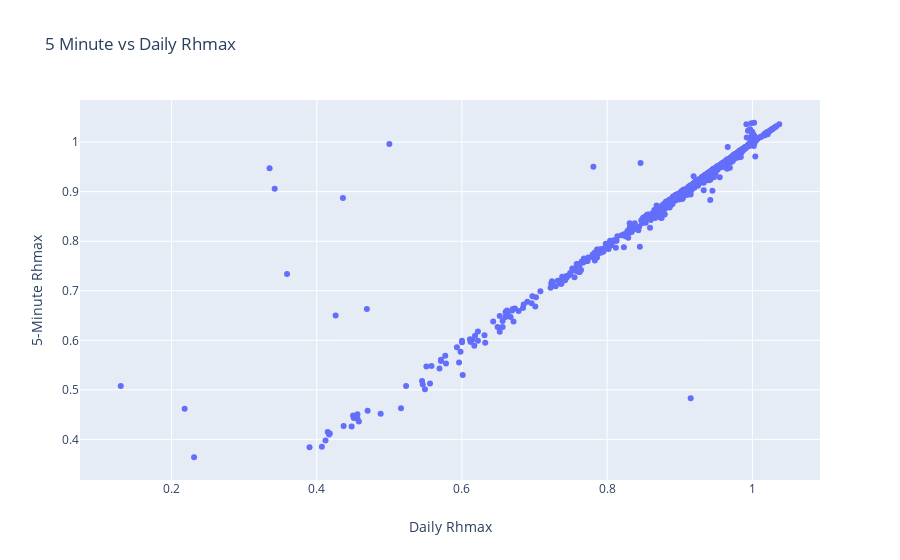

This figure's notebook cell:
### Code cell
max_fig = go.Figure(data=[go.Scatter(
    x=df.rhmax,y=df.rh_max,text=df.date,mode='markers',name='rhmax')],
                   layout=go.Layout(title=go.layout.Title(text='5 Minute vs Daily Rhmax'),
                                   xaxis=go.layout.XAxis(title=go.layout.xaxis.Title(text='Daily Rhmax')),
                                   yaxis=go.layout.YAxis(title=go.layout.yaxis.Title(text='5-Minute Rhmax'))))
max_fig.show()

### Figure 1 — Plotly figure (JSON) as saved in the notebook; plotly's stock layout.template omitted (floating-point values rounded to 4 significant figures; data arrays with more than 128 entries replaced by an {"elided": "..."} marker saying what was removed)
{"data": [{"mode": "markers", "name": "rhmax", "text": {"elided": "749 str values"}, "type": "scatter", "x": {"elided": "749 float values"}, "y": {"elided": "749 float values"}}], "layout": {"title": {"text": "5 Minute vs Daily Rhmax"}, "xaxis": {"title": {"text": "Daily Rhmax"}}, "yaxis": {"title": {"text": "5-Minute Rhmax"}}}}
